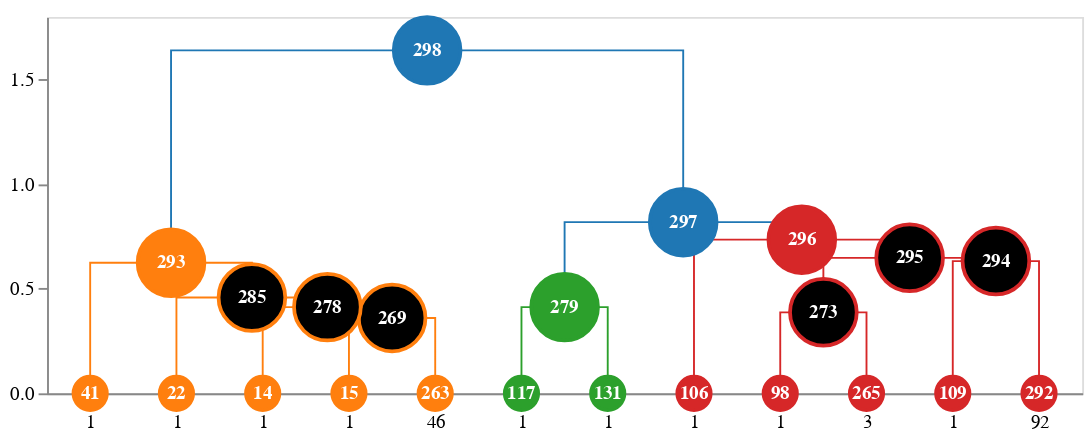

The notebook cell this image was saved under:
### Markdown cell above
#### Using `node_label_func`

Leaf axis labels are controlled via `node_label_func` parameter of  `idd.create_dendrogram` function. To customize labels, pass a callable that returns an appropriate label for a given linkage ID. 

For example, to display the linkage ID itself:

### Code cell
from idendrogram.containers import ClusterNode

#this is to change default node color/radius for better readability
@dataclass
class MyNode(ClusterNode):
    fillcolor: str = 'black'
    _default_leaf_radius: float = 10    
    radius: float = 20
    
idd = idendrogram.idendrogram(node_factory=lambda x: MyNode(**x))
idd.set_cluster_info(cl_data)

# pass node_label_func a callable that returns linkage_id
dendrogram = idd.create_dendrogram(
    node_label_func= lambda _, linkage_id: str(linkage_id),
)
to_altair(dendrogram=dendrogram, height=200, width=629)

### Figure 1 — Vega-Lite specification as saved in the notebook (floating-point values rounded to 4 significant figures)
{"layer": [{"data": {"name": "data-14cecd4bee7b75d255fafc30acb8179d"}, "mark": "line", "encoding": {"color": {"field": "fillcolor", "legend": null, "scale": null, "type": "nominal"}, "detail": {"field": "index", "type": "quantitative"}, "order": {"field": "_order_helper", "type": "quantitative"}, "strokeDash": {"field": "strokedash", "legend": null, "scale": null, "type": "nominal"}, "strokeOpacity": {"field": "strokeopacity", "legend": null, "scale": null, "type": "quantitative"}, "strokeWidth": {"field": "strokewidth", "legend": null, "scale": null, "type": "quantitative"}, "x": {"axis": {"grid": false, "labelAngle": 0, "labelExpr": "datum.value == 5.0 ? '1' : datum.value == 15.0 ? '1' : datum.value == 25.0 ? '1' : datum.value == 35.0 ? '1' : datum.value == 45.0 ? '46' : datum.value == 55.0 ? '1' : datum.value == 65.0 ? '1' : datum.value == 75.0 ? '1' : datum.value == 85.0 ? '1' : datum.value == 95.0 ? '3' : datum.value == 105.0 ? '1' : datum.value == 115.0 ? '92' : ''", "labelPadding": 10, "orient": "bottom", "ticks": false, "values": [5.0, 15.0, 25.0, 35.0, 45.0, 55.0, 65.0, 75.0, 85.0, 95.0, 105.0, 115.0]}, "field": "x", "title": null, "type": "quantitative"}, "y": {"axis": {"grid": false}, "field": "y", "scale": {"reverse": false, "type": "linear"}, "title": null, "type": "quantitative"}}}, {"layer": [{"layer": [{"mark": "point", "encoding": {"fill": {"field": "fillcolor", "scale": null, "type": "nominal"}, "opacity": {"field": "opacity", "scale": null, "type": "quantitative"}, "size": {"field": "size", "scale": null, "type": "quantitative"}, "stroke": {"field": "edgecolor", "scale": null, "type": "nominal"}, "tooltip": {"field": "hovertext", "type": "nominal"}, "x": {"axis": {"grid": false, "labelAngle": 0, "labelExpr": "datum.value == 5.0 ? '1' : datum.value == 15.0 ? '1' : datum.value == 25.0 ? '1' : datum.value == 35.0 ? '1' : datum.value == 45.0 ? '46' : datum.value == 55.0 ? '1' : datum.value == 65.0 ? '1' : datum.value == 75.0 ? '1' : datum.value == 85.0 ? '1' : datum.value == 95.0 ? '3' : datum.value == 105.0 ? '1' : datum.value == 115.0 ? '92' : ''", "labelPadding": 10, "orient": "bottom", "ticks": false, "values": [5.0, 15.0, 25.0, 35.0, 45.0, 55.0, 65.0, 75.0, 85.0, 95.0, 105.0, 115.0]}, "field": "x", "title": null, "type": "quantitative"}, "y": {"axis": {"grid": false}, "field": "y", "scale": {"reverse": false, "type": "linear"}, "title": null, "type": "quantitative"}}}, {"mark": {"type": "text", "fontWeight": "bold"}, "encoding": {"color": {"field": "labelcolor", "scale": null, "type": "nominal"}, "size": {"field": "labelsize", "scale": null, "type": "quantitative"}, "text": {"field": "label", "type": "nominal"}, "tooltip": {"field": "hovertext", "type": "nominal"}, "x": {"axis": {"grid": false, "labelAngle": 0, "labelExpr": "datum.value == 5.0 ? '1' : datum.value == 15.0 ? '1' : datum.value == 25.0 ? '1' : datum.value == 35.0 ? '1' : datum.value == 45.0 ? '46' : datum.value == 55.0 ? '1' : datum.value == 65.0 ? '1' : datum.value == 75.0 ? '1' : datum.value == 85.0 ? '1' : datum.value == 95.0 ? '3' : datum.value == 105.0 ? '1' : datum.value == 115.0 ? '92' : ''", "labelPadding": 10, "orient": "bottom", "ticks": false, "values": [5.0, 15.0, 25.0, 35.0, 45.0, 55.0, 65.0, 75.0, 85.0, 95.0, 105.0, 115.0]}, "field": "x", "title": null, "type": "quantitative"}, "y": {"axis": {"grid": false}, "field": "y", "scale": {"reverse": false, "type": "linear"}, "title": null, "type": "quantitative"}}}]}], "data": {"name": "data-d1f73df80491bf35d06854b4ce40a7fa"}}], "height": 200, "width": 550, "$schema": "https://vega.github.io/schema/vega-lite/v4.17.0.json", "datasets": {"data-14cecd4bee7b75d255fafc30acb8179d": [{"index": 0, "x": 35.0, "y": 0.0, "fillcolor": "#ff7f0e", "id": 269, "children_id": [15, 263], "cluster_id": null, "strokewidth": 1.0, "strokedash": [1, 0], "strokeopacity": 1.0, "_order_helper": 0}, {"index": 0, "x": 35.0, "y": 0.3606, "fillcolor": "#ff7f0e", "id": 269, "children_id": [15, 263], "cluster_id": null, "strokewidth": 1.0, "strokedash": [1, 0], "strokeopacity": 1.0, "_order_helper": 1}, {"index": 0, "x": 45.0, "y": 0.3606, "fillcolor": "#ff7f0e", "id": 269, "children_id": [15, 263], "cluster_id": null, "strokewidth": 1.0, "strokedash": [1, 0], "strokeopacity": 1.0, "_order_helper": 2}, {"index": 0, "x": 45.0, "y": 0.0, "fillcolor": "#ff7f0e", "id": 269, "children_id": [15, 263], "cluster_id": null, "strokewidth": 1.0, "strokedash": [1, 0], "strokeopacity": 1.0, "_order_helper": 3}, {"index": 1, "x": 25.0, "y": 0.0, "fillcolor": "#ff7f0e", "id": 278, "children_id": [14, 269], "cluster_id": null, "strokewidth": 1.0, "strokedash": [1, 0], "strokeopacity": 1.0, "_order_helper": 0}, {"index": 1, "x": 25.0, "y": 0.4123, "fillcolor": "#ff7f0e", "id": 278, "children_id": [14, 269], "cluster_id": null, "strokewidth": 1.0, "strokedash": [1, 0], "strokeopacity": 1.0, "_order_helper": 1}, {"index": 1, "x": 40.0, "y": 0.4123, "fillcolor": "#ff7f0e", "id": 278, "children_id": [14, 269], "cluster_id": null, "strokewidth": 1.0, "strokedash": [1, 0], "strokeopacity": 1.0, "_order_helper": 2}, {"index": 1, "x": 40.0, "y": 0.3606, "fillcolor": "#ff7f0e", "id": 278, "children_id": [14, 269], "cluster_id": null, "strokewidth": 1.0, "strokedash": [1, 0], "strokeopacity": 1.0, "_order_helper": 3}, {"index": 2, "x": 15.0, "y": 0.0, "fillcolor": "#ff7f0e", "id": 285, "children_id": [22, 278], "cluster_id": null, "strokewidth": 1.0, "strokedash": [1, 0], "strokeopacity": 1.0, "_order_helper": 0}, {"index": 2, "x": 15.0, "y": 0.4583, "fillcolor": "#ff7f0e", "id": 285, "children_id": [22, 278], "cluster_id": null, "strokewidth": 1.0, "strokedash": [1, 0], "strokeopacity": 1.0, "_order_helper": 1}, {"index": 2, "x": 32.5, "y": 0.4583, "fillcolor": "#ff7f0e", "id": 285, "children_id": [22, 278], "cluster_id": null, "strokewidth": 1.0, "strokedash": [1, 0], "strokeopacity": 1.0, "_order_helper": 2}, {"index": 2, "x": 32.5, "y": 0.4123, "fillcolor": "#ff7f0e", "id": 285, "children_id": [22, 278], "cluster_id": null, "strokewidth": 1.0, "strokedash": [1, 0], "strokeopacity": 1.0, "_order_helper": 3}, {"index": 3, "x": 5.0, "y": 0.0, "fillcolor": "#ff7f0e", "id": 293, "children_id": [41, 285], "cluster_id": 1.0, "strokewidth": 1.0, "strokedash": [1, 0], "strokeopacity": 1.0, "_order_helper": 0}, {"index": 3, "x": 5.0, "y": 0.6245, "fillcolor": "#ff7f0e", "id": 293, "children_id": [41, 285], "cluster_id": 1.0, "strokewidth": 1.0, "strokedash": [1, 0], "strokeopacity": 1.0, "_order_helper": 1}, {"index": 3, "x": 23.75, "y": 0.6245, "fillcolor": "#ff7f0e", "id": 293, "children_id": [41, 285], "cluster_id": 1.0, "strokewidth": 1.0, "strokedash": [1, 0], "strokeopacity": 1.0, "_order_helper": 2}, {"index": 3, "x": 23.75, "y": 0.4583, "fillcolor": "#ff7f0e", "id": 293, "children_id": [41, 285], "cluster_id": 1.0, "strokewidth": 1.0, "strokedash": [1, 0], "strokeopacity": 1.0, "_order_helper": 3}, {"index": 4, "x": 55.0, "y": 0.0, "fillcolor": "#2ca02c", "id": 279, "children_id": [117, 131], "cluster_id": 2.0, "strokewidth": 1.0, "strokedash": [1, 0], "strokeopacity": 1.0, "_order_helper": 0}, {"index": 4, "x": 55.0, "y": 0.4123, "fillcolor": "#2ca02c", "id": 279, "children_id": [117, 131], "cluster_id": 2.0, "strokewidth": 1.0, "strokedash": [1, 0], "strokeopacity": 1.0, "_order_helper": 1}, {"index": 4, "x": 65.0, "y": 0.4123, "fillcolor": "#2ca02c", "id": 279, "children_id": [117, 131], "cluster_id": 2.0, "strokewidth": 1.0, "strokedash": [1, 0], "strokeopacity": 1.0, "_order_helper": 2}, {"index": 4, "x": 65.0, "y": 0.0, "fillcolor": "#2ca02c", "id": 279, "children_id": [117, 131], "cluster_id": 2.0, "strokewidth": 1.0, "strokedash": [1, 0], "strokeopacity": 1.0, "_order_helper": 3}, {"index": 5, "x": 85.0, "y": 0.0, "fillcolor": "#d62728", "id": 273, "children_id": [98, 265], "cluster_id": null, "strokewidth": 1.0, "strokedash": [1, 0], "strokeopacity": 1.0, "_order_helper": 0}, {"index": 5, "x": 85.0, "y": 0.3873, "fillcolor": "#d62728", "id": 273, "children_id": [98, 265], "cluster_id": null, "strokewidth": 1.0, "strokedash": [1, 0], "strokeopacity": 1.0, "_order_helper": 1}, {"index": 5, "x": 95.0, "y": 0.3873, "fillcolor": "#d62728", "id": 273, "children_id": [98, 265], "cluster_id": null, "strokewidth": 1.0, "strokedash": [1, 0], "strokeopacity": 1.0, "_order_helper": 2}, {"index": 5, "x": 95.0, "y": 0.0, "fillcolor": "#d62728", "id": 273, "children_id": [98, 265], "cluster_id": null, "strokewidth": 1.0, "strokedash": [1, 0], "strokeopacity": 1.0, "_order_helper": 3}, {"index": 6, "x": 105.0, "y": 0.0, "fillcolor": "#d62728", "id": 294, "children_id": [109, 292], "cluster_id": null, "strokewidth": 1.0, "strokedash": [1, 0], "strokeopacity": 1.0, "_order_helper": 0}, {"index": 6, "x": 105.0, "y": 0.6325, "fillcolor": "#d62728", "id": 294, "children_id": [109, 292], "cluster_id": null, "strokewidth": 1.0, "strokedash": [1, 0], "strokeopacity": 1.0, "_order_helper": 1}, {"index": 6, "x": 115.0, "y": 0.6325, "fillcolor": "#d62728", "id": 294, "children_id": [109, 292], "cluster_id": null, "strokewidth": 1.0, "strokedash": [1, 0], "strokeopacity": 1.0, "_order_helper": 2}, {"index": 6, "x": 115.0, "y": 0.0, "fillcolor": "#d62728", "id": 294, "children_id": [109, 292], "cluster_id": null, "strokewidth": 1.0, "strokedash": [1, 0], "strokeopacity": 1.0, "_order_helper": 3}, {"index": 7, "x": 90.0, "y": 0.3873, "fillcolor": "#d62728", "id": 295, "children_id": [273, 294], "cluster_id": null, "strokewidth": 1.0, "strokedash": [1, 0], "strokeopacity": 1.0, "_order_helper": 0}, {"index": 7, "x": 90.0, "y": 0.6481, "fillcolor": "#d62728", "id": 295, "children_id": [273, 294], "cluster_id": null, "strokewidth": 1.0, "strokedash": [1, 0], "strokeopacity": 1.0, "_order_helper": 1}, {"index": 7, "x": 110.0, "y": 0.6481, "fillcolor": "#d62728", "id": 295, "children_id": [273, 294], "cluster_id": null, "strokewidth": 1.0, "strokedash": [1, 0], "strokeopacity": 1.0, "_order_helper": 2}, {"index": 7, "x": 110.0, "y": 0.6325, "fillcolor": "#d62728", "id": 295, "children_id": [273, 294], "cluster_id": null, "strokewidth": 1.0, "strokedash": [1, 0], "strokeopacity": 1.0, "_order_helper": 3}, {"index": 8, "x": 75.0, "y": 0.0, "fillcolor": "#d62728", "id": 296, "children_id": [106, 295], "cluster_id": 3.0, "strokewidth": 1.0, "strokedash": [1, 0], "strokeopacity": 1.0, "_order_helper": 0}, {"index": 8, "x": 75.0, "y": 0.7348, "fillcolor": "#d62728", "id": 296, "children_id": [106, 295], "cluster_id": 3.0, "strokewidth": 1.0, "strokedash": [1, 0], "strokeopacity": 1.0, "_order_helper": 1}, {"index": 8, "x": 100.0, "y": 0.7348, "fillcolor": "#d62728", "id": 296, "children_id": [106, 295], "cluster_id": 3.0, "strokewidth": 1.0, "strokedash": [1, 0], "strokeopacity": 1.0, "_order_helper": 2}, {"index": 8, "x": 100.0, "y": 0.6481, "fillcolor": "#d62728", "id": 296, "children_id": [106, 295], "cluster_id": 3.0, "strokewidth": 1.0, "strokedash": [1, 0], "strokeopacity": 1.0, "_order_helper": 3}, {"index": 9, "x": 60.0, "y": 0.4123, "fillcolor": "#1f77b4", "id": 297, "children_id": [279, 296], "cluster_id": null, "strokewidth": 1.0, "strokedash": [1, 0], "strokeopacity": 1.0, "_order_helper": 0}, {"index": 9, "x": 60.0, "y": 0.8185, "fillcolor": "#1f77b4", "id": 297, "children_id": [279, 296], "cluster_id": null, "strokewidth": 1.0, "strokedash": [1, 0], "strokeopacity": 1.0, "_order_helper": 1}, {"index": 9, "x": 87.5, "y": 0.8185, "fillcolor": "#1f77b4", "id": 297, "children_id": [279, 296], "cluster_id": null, "strokewidth": 1.0, "strokedash": [1, 0], "strokeopacity": 1.0, "_order_helper": 2}, {"index": 9, "x": 87.5, "y": 0.7348, "fillcolor": "#1f77b4", "id": 297, "children_id": [279, 296], "cluster_id": null, "strokewidth": 1.0, "strokedash": [1, 0], "strokeopacity": 1.0, "_order_helper": 3}, {"index": 10, "x": 14.38, "y": 0.6245, "fillcolor": "#1f77b4", "id": 298, "children_id": [293, 297], "cluster_id": null, "strokewidth": 1.0, "strokedash": [1, 0], "strokeopacity": 1.0, "_order_helper": 0}, {"index": 10, "x": 14.38, "y": 1.64, "fillcolor": "#1f77b4", "id": 298, "children_id": [293, 297], "cluster_id": null, "strokewidth": 1.0, "strokedash": [1, 0], "strokeopacity": 1.0, "_order_helper": 1}, {"index": 10, "x": 73.75, "y": 1.64, "fillcolor": "#1f77b4", "id": 298, "children_id": [293, 297], "cluster_id": null, "strokewidth": 1.0, "strokedash": [1, 0], "strokeopacity": 1.0, "_order_helper": 2}, {"index": 10, "x": 73.75, "y": 0.8185, "fillcolor": "#1f77b4", "id": 298, "children_id": [293, 297], "cluster_id": null, "strokewidth": 1.0, "strokedash": [1, 0], "strokeopacity": 1.0, "_order_helper": 3}], "data-d1f73df80491bf35d06854b4ce40a7fa": [{"x": 5.0, "y": 0.0, "type": "leaf", "id": 41, "cluster_id": null, "edgecolor": "#ff7f0e", "label": "41", "hovertext": {"# of items": "1", "linkage id": 41}, "fillcolor": "#ff7f0e", "radius": 10, "opacity": 1.0, "labelsize": 10.0, "labelcolor": "#fff", "_default_leaf_radius": 10, "_default_leaf_radius_if_cluster": 7.0, "size": 314.2}, {"x": 15.0, "y": 0.0, "type": "leaf", "id": 22, "cluster_id": null, "edgecolor": "#ff7f0e", "label": "22", "hovertext": {"# of items": "1", "linkage id": 22}, "fillcolor": "#ff7f0e", "radius": 10, "opacity": 1.0, "labelsize": 10.0, "labelcolor": "#fff", "_default_leaf_radius": 10, "_default_leaf_radius_if_cluster": 7.0, "size": 314.2}, {"x": 25.0, "y": 0.0, "type": "leaf", "id": 14, "cluster_id": null, "edgecolor": "#ff7f0e", "label": "14", "hovertext": {"# of items": "1", "linkage id": 14}, "fillcolor": "#ff7f0e", "radius": 10, "opacity": 1.0, "labelsize": 10.0, "labelcolor": "#fff", "_default_leaf_radius": 10, "_default_leaf_radius_if_cluster": 7.0, "size": 314.2}, {"x": 35.0, "y": 0.0, "type": "leaf", "id": 15, "cluster_id": null, "edgecolor": "#ff7f0e", "label": "15", "hovertext": {"# of items": "1", "linkage id": 15}, "fillcolor": "#ff7f0e", "radius": 10, "opacity": 1.0, "labelsize": 10.0, "labelcolor": "#fff", "_default_leaf_radius": 10, "_default_leaf_radius_if_cluster": 7.0, "size": 314.2}, {"x": 45.0, "y": 0.0, "type": "leaf", "id": 263, "cluster_id": null, "edgecolor": "#ff7f0e", "label": "263", "hovertext": {"# of items": "46", "linkage id": 263}, "fillcolor": "#ff7f0e", "radius": 10, "opacity": 1.0, "labelsize": 10.0, "labelcolor": "#fff", "_default_leaf_radius": 10, "_default_leaf_radius_if_cluster": 7.0, "size": 314.2}, {"x": 55.0, "y": 0.0, "type": "leaf", "id": 117, "cluster_id": null, "edgecolor": "#2ca02c", "label": "117", "hovertext": {"# of items": "1", "linkage id": 117}, "fillcolor": "#2ca02c", "radius": 10, "opacity": 1.0, "labelsize": 10.0, "labelcolor": "#fff", "_default_leaf_radius": 10, "_default_leaf_radius_if_cluster": 7.0, "size": 314.2}, {"x": 65.0, "y": 0.0, "type": "leaf", "id": 131, "cluster_id": null, "edgecolor": "#2ca02c", "label": "131", "hovertext": {"# of items": "1", "linkage id": 131}, "fillcolor": "#2ca02c", "radius": 10, "opacity": 1.0, "labelsize": 10.0, "labelcolor": "#fff", "_default_leaf_radius": 10, "_default_leaf_radius_if_cluster": 7.0, "size": 314.2}, {"x": 75.0, "y": 0.0, "type": "leaf", "id": 106, "cluster_id": null, "edgecolor": "#d62728", "label": "106", "hovertext": {"# of items": "1", "linkage id": 106}, "fillcolor": "#d62728", "radius": 10, "opacity": 1.0, "labelsize": 10.0, "labelcolor": "#fff", "_default_leaf_radius": 10, "_default_leaf_radius_if_cluster": 7.0, "size": 314.2}, {"x": 85.0, "y": 0.0, "type": "leaf", "id": 98, "cluster_id": null, "edgecolor": "#d62728", "label": "98", "hovertext": {"# of items": "1", "linkage id": 98}, "fillcolor": "#d62728", "radius": 10, "opacity": 1.0, "labelsize": 10.0, "labelcolor": "#fff", "_default_leaf_radius": 10, "_default_leaf_radius_if_cluster": 7.0, "size": 314.2}, {"x": 95.0, "y": 0.0, "type": "leaf", "id": 265, "cluster_id": null, "edgecolor": "#d62728", "label": "265", "hovertext": {"# of items": "3", "linkage id": 265}, "fillcolor": "#d62728", "radius": 10, "opacity": 1.0, "labelsize": 10.0, "labelcolor": "#fff", "_default_leaf_radius": 10, "_default_leaf_radius_if_cluster": 7.0, "size": 314.2}, {"x": 105.0, "y": 0.0, "type": "leaf", "id": 109, "cluster_id": null, "edgecolor": "#d62728", "label": "109", "hovertext": {"# of items": "1", "linkage id": 109}, "fillcolor": "#d62728", "radius": 10, "opacity": 1.0, "labelsize": 10.0, "labelcolor": "#fff", "_default_leaf_radius": 10, "_default_leaf_radius_if_cluster": 7.0, "size": 314.2}, {"x": 115.0, "y": 0.0, "type": "leaf", "id": 292, "cluster_id": null, "edgecolor": "#d62728", "label": "292", "hovertext": {"# of items": "92", "linkage id": 292}, "fillcolor": "#d62728", "radius": 10, "opacity": 1.0, "labelsize": 10.0, "labelcolor": "#fff", "_default_leaf_radius": 10, "_default_leaf_radius_if_cluster": 7.0, "size": 314.2}, {"x": 40.0, "y": 0.3606, "type": "subcluster", "id": 269, "cluster_id": null, "edgecolor": "#ff7f0e", "label": "269", "hovertext": {"# of items": "47", "linkage id": 269}, "fillcolor": "black", "radius": 20, "opacity": 1.0, "labelsize": 10.0, "labelcolor": "#fff", "_default_leaf_radius": 10, "_default_leaf_radius_if_cluster": 7.0, "size": 1257.0}, {"x": 32.5, "y": 0.4123, "type": "subcluster", "id": 278, "cluster_id": null, "edgecolor": "#ff7f0e", "label": "278", "hovertext": {"# of items": "48", "linkage id": 278}, "fillcolor": "black", "radius": 20, "opacity": 1.0, "labelsize": 10.0, "labelcolor": "#fff", "_default_leaf_radius": 10, "_default_leaf_radius_if_cluster": 7.0, "size": 1257.0}, {"x": 23.75, "y": 0.4583, "type": "subcluster", "id": 285, "cluster_id": null, "edgecolor": "#ff7f0e", "label": "285", "hovertext": {"# of items": "49", "linkage id": 285}, "fillcolor": "black", "radius": 20, "opacity": 1.0, "labelsize": 10.0, "labelcolor": "#fff", "_default_leaf_radius": 10, "_default_leaf_radius_if_cluster": 7.0, "size": 1257.0}, {"x": 14.38, "y": 0.6245, "type": "cluster", "id": 293, "cluster_id": 1.0, "edgecolor": "#ff7f0e", "label": "293", "hovertext": {"# of items": "50", "linkage id": 293}, "fillcolor": "#ff7f0e", "radius": 20, "opacity": 1.0, "labelsize": 10.0, "labelcolor": "#fff", "_default_leaf_radius": 10, "_default_leaf_radius_if_cluster": 7.0, "size": 1257.0}, {"x": 60.0, "y": 0.4123, "type": "cluster", "id": 279, "cluster_id": 2.0, "edgecolor": "#2ca02c", "label": "279", "hovertext": {"# of items": "2", "linkage id": 279}, "fillcolor": "#2ca02c", "radius": 20, "opacity": 1.0, "labelsize": 10.0, "labelcolor": "#fff", "_default_leaf_radius": 10, "_default_leaf_radius_if_cluster": 7.0, "size": 1257.0}, {"x": 90.0, "y": 0.3873, "type": "subcluster", "id": 273, "cluster_id": null, "edgecolor": "#d62728", "label": "273", "hovertext": {"# of items": "4", "linkage id": 273}, "fillcolor": "black", "radius": 20, "opacity": 1.0, "labelsize": 10.0, "labelcolor": "#fff", "_default_leaf_radius": 10, "_default_leaf_radius_if_cluster": 7.0, "size": 1257.0}, {"x": 110.0, "y": 0.6325, "type": "subcluster", "id": 294, "cluster_id": null, "edgecolor": "#d62728", "label": "294", "hovertext": {"# of items": "93", "linkage id": 294}, "fillcolor": "black", "radius": 20, "opacity": 1.0, "labelsize": 10.0, "labelcolor": "#fff", "_default_leaf_radius": 10, "_default_leaf_radius_if_cluster": 7.0, "size": 1257.0}, {"x": 100.0, "y": 0.6481, "type": "subcluster", "id": 295, "cluster_id": null, "edgecolor": "#d62728", "label": "295", "hovertext": {"# of items": "97", "linkage id": 295}, "fillcolor": "black", "radius": 20, "opacity": 1.0, "labelsize": 10.0, "labelcolor": "#fff", "_default_leaf_radius": 10, "_default_leaf_radius_if_cluster": 7.0, "size": 1257.0}, {"x": 87.5, "y": 0.7348, "type": "cluster", "id": 296, "cluster_id": 3.0, "edgecolor": "#d62728", "label": "296", "hovertext": {"# of items": "98", "linkage id": 296}, "fillcolor": "#d62728", "radius": 20, "opacity": 1.0, "labelsize": 10.0, "labelcolor": "#fff", "_default_leaf_radius": 10, "_default_leaf_radius_if_cluster": 7.0, "size": 1257.0}, {"x": 73.75, "y": 0.8185, "type": "supercluster", "id": 297, "cluster_id": null, "edgecolor": "#1f77b4", "label": "297", "hovertext": {"# of items": "100", "linkage id": 297}, "fillcolor": "#1f77b4", "radius": 20, "opacity": 1.0, "labelsize": 10.0, "labelcolor": "#fff", "_default_leaf_radius": 10, "_default_leaf_radius_if_cluster": 7.0, "size": 1257.0}, {"x": 44.06, "y": 1.64, "type": "supercluster", "id": 298, "cluster_id": null, "edgecolor": "#1f77b4", "label": "298", "hovertext": {"# of items": "150", "linkage id": 298}, "fillcolor": "#1f77b4", "radius": 20, "opacity": 1.0, "labelsize": 10.0, "labelcolor": "#fff", "_default_leaf_radius": 10, "_default_leaf_radius_if_cluster": 7.0, "size": 1257.0}]}}
